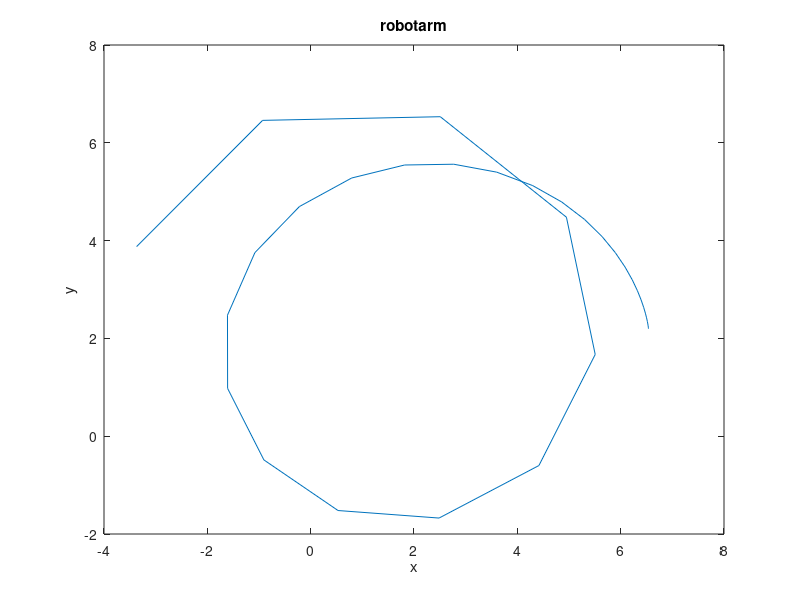

MATLAB code to generate this figure:
clc, clear all, close all

%Laboration 4 2a)

A = [27 81
    64 256];

b = [40.5
    121.6];

x = b\A;

a1 = x(1,1);

a2 = x(1,2);

%Konstanterna b1 och b2

b = [-48.6
    -160];

x = b\A;

b1 = x(1,1);

b2 = x(1,2);

%laboration 4.2b 

%Räknar ut graderna,

grader = [];
for t = [0:0.1: 4]

O1 = 10 + a1*t^3 + a2*t^4;

O2 = 20 + b2*t^3 + b2*t^4;

grader = [grader;O1 O2];

end

xyvarden = [];
for k = [1:40]
    
    O1 = grader(k,1);
    O2 = grader(k,2);

x = 4*cosd(O1) + 3*cosd(O1+O2);

y = 4*sind(O1)+3*sind(O1+O2);

xyvarden = [xyvarden; x y];

end

%plockar x- och yvärden
Xvarden = xyvarden(1:40, 1);
Yvarden = xyvarden(1:40, 2);

%plottar
plot(Xvarden, Yvarden);
title('robotarm');
ylabel('y');
xlabel('x');